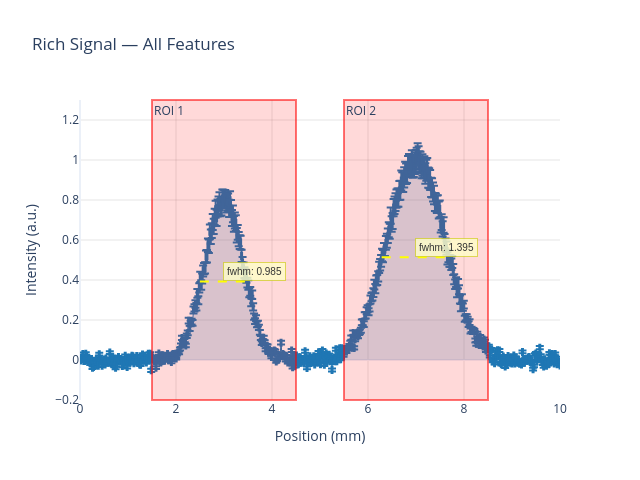

The code cell stored with this chart in its notebook:
### Markdown cell above
---
## 2. Rich Signal — All features combined

A single plot showcasing **error bars**, **ROI regions**, **axis bounds**,
**geometry overlays** (FWHM segment), and **statistics table** — all rendered
interactively. The signal contains two Gaussian peaks and FWHM is computed
on each ROI.

### Code cell
# Build a rich signal with every feature — two Gaussian peaks
np.random.seed(42)
n = 500
x = np.linspace(0, 10, n)

# Two Gaussian bumps centered at x=3 and x=7
y = (
    0.8 * np.exp(-((x - 3.0) ** 2) / (2 * 0.4**2))
    + 1.0 * np.exp(-((x - 7.0) ** 2) / (2 * 0.6**2))
    + 0.02 * np.random.randn(n)
)
dx = np.full(n, 0.01)
dy = np.abs(y) * 0.05 + 0.005

sig_rich = sigima.objects.create_signal(
    title="Double peak", x=x, y=y, dx=dx, dy=dy,
    labels=("Position", "Intensity"), units=("mm", "a.u."),
)
sig_rich.roi = sigima.objects.create_signal_roi([[1.5, 4.5], [5.5, 8.5]])
sig_rich.autoscale = False
sig_rich.xscalemin, sig_rich.xscalemax = 0.0, 10.0
sig_rich.yscalemin, sig_rich.yscalemax = -0.2, 1.3
sig_rich.set_metadata_option("shade", 0.2)

# Compute analysis results with Sigima and embed in metadata for overlay
fwhm_result = sigima.proc.signal.fwhm(sig_rich)
if fwhm_result is not None:
    sig_rich.metadata["Geometry_fwhm"] = fwhm_result.to_dict()

stats_result = sigima.proc.signal.stats(sig_rich)
sig_rich.metadata["Table_statistics"] = stats_result.to_dict()

plotter.plot(sig_rich, title="Rich Signal — All Features", show_roi=True)

### Figure 1 — Plotly figure (JSON) as saved in the notebook; plotly's stock layout.template omitted (floating-point values rounded to 4 significant figures; data arrays with more than 128 entries replaced by an {"elided": "..."} marker saying what was removed)
{"data": [{"error_x": {"array": {"elided": "500 float values"}, "type": "data", "visible": true}, "error_y": {"array": {"elided": "500 float values"}, "type": "data", "visible": true}, "fill": "tozeroy", "fillcolor": "rgba(31, 119, 180, 0.2)", "line": {"color": "#1f77b4", "width": 1}, "mode": "lines", "name": "Rich Signal — All Features", "type": "scatter", "x": {"elided": "500 float values"}, "y": {"elided": "500 float values"}}], "layout": {"annotations": [{"showarrow": false, "text": "ROI 1", "x": 1.5, "xanchor": "left", "xref": "x", "y": 1, "yanchor": "top", "yref": "y domain"}, {"showarrow": false, "text": "ROI 2", "x": 5.5, "xanchor": "left", "xref": "x", "y": 1, "yanchor": "top", "yref": "y domain"}, {"bgcolor": "rgba(255, 255, 200, 0.8)", "bordercolor": "rgba(200, 200, 0, 0.6)", "borderpad": 3, "borderwidth": 1, "font": {"color": "#333", "family": "sans-serif", "size": 10}, "showarrow": false, "text": "fwhm: 0.985", "x": 2.989, "xanchor": "left", "y": 0.393, "yanchor": "bottom"}, {"bgcolor": "rgba(255, 255, 200, 0.8)", "bordercolor": "rgba(200, 200, 0, 0.6)", "borderpad": 3, "borderwidth": 1, "font": {"color": "#333", "family": "sans-serif", "size": 10}, "showarrow": false, "text": "fwhm: 1.395", "x": 6.983, "xanchor": "left", "y": 0.514, "yanchor": "bottom"}], "height": 480, "shapes": [{"fillcolor": "rgba(255, 0, 0, 0.15)", "line": {"color": "rgba(255, 0, 0, 0.55)", "width": 2}, "type": "rect", "x0": 1.5, "x1": 4.5, "xref": "x", "y0": 0, "y1": 1, "yref": "y domain"}, {"fillcolor": "rgba(255, 0, 0, 0.15)", "line": {"color": "rgba(255, 0, 0, 0.55)", "width": 2}, "type": "rect", "x0": 5.5, "x1": 8.5, "xref": "x", "y0": 0, "y1": 1, "yref": "y domain"}, {"line": {"color": "yellow", "dash": "dash", "width": 2}, "type": "line", "x0": 2.497, "x1": 3.482, "y0": 0.393, "y1": 0.393}, {"line": {"color": "yellow", "dash": "dash", "width": 2}, "type": "line", "x0": 6.285, "x1": 7.68, "y0": 0.514, "y1": 0.514}], "showlegend": false, "title": {"text": "Rich Signal — All Features"}, "width": 640, "xaxis": {"gridcolor": "rgba(0,0,0,0.1)", "gridwidth": 1, "range": [0, 10], "showgrid": true, "title": {"text": "Position (mm)"}}, "yaxis": {"gridcolor": "rgba(0,0,0,0.1)", "gridwidth": 1, "range": [-0.2, 1.3], "showgrid": true, "title": {"text": "Intensity (a.u.)"}}}}
